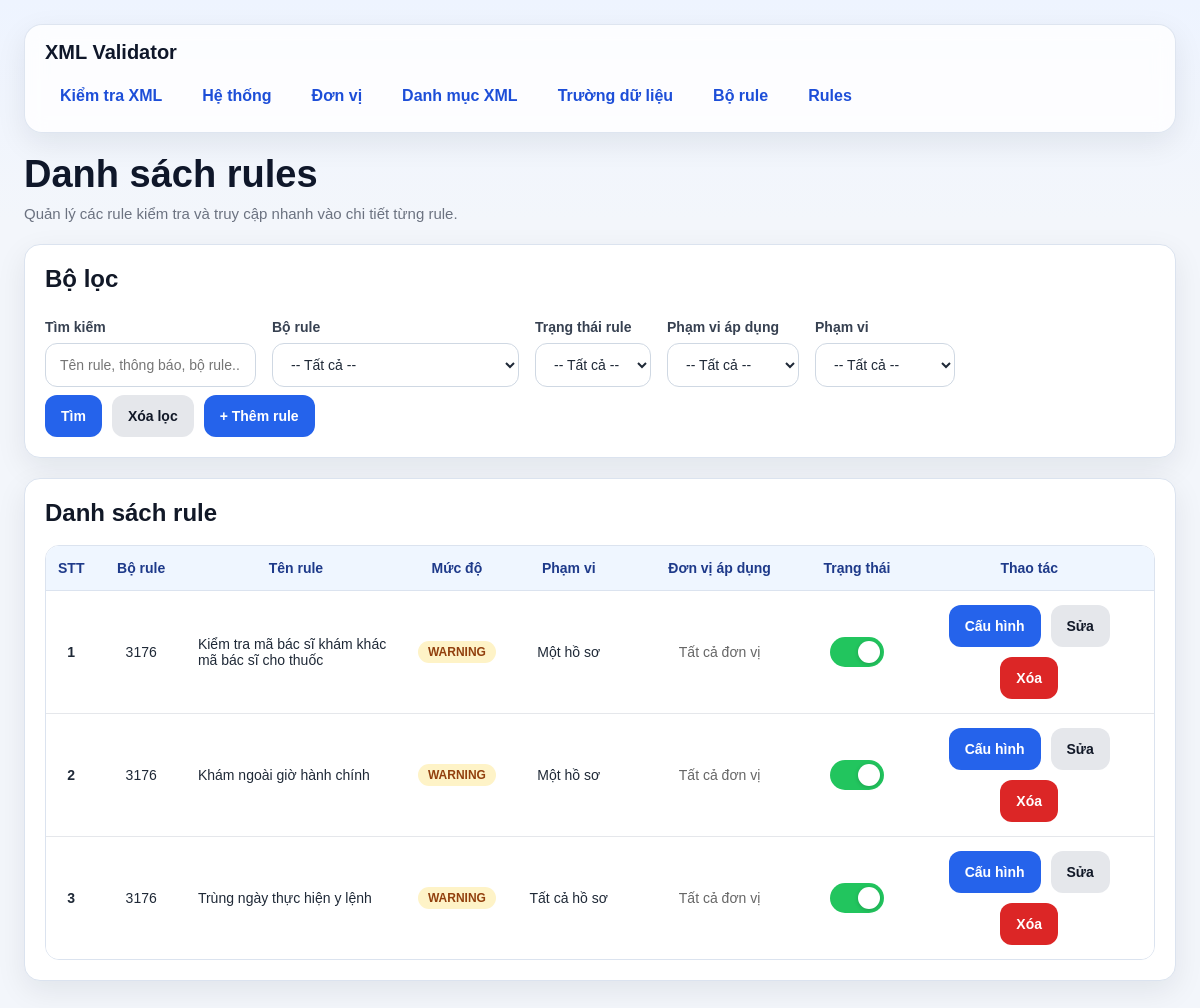
Before: /rules/ with the older database file.
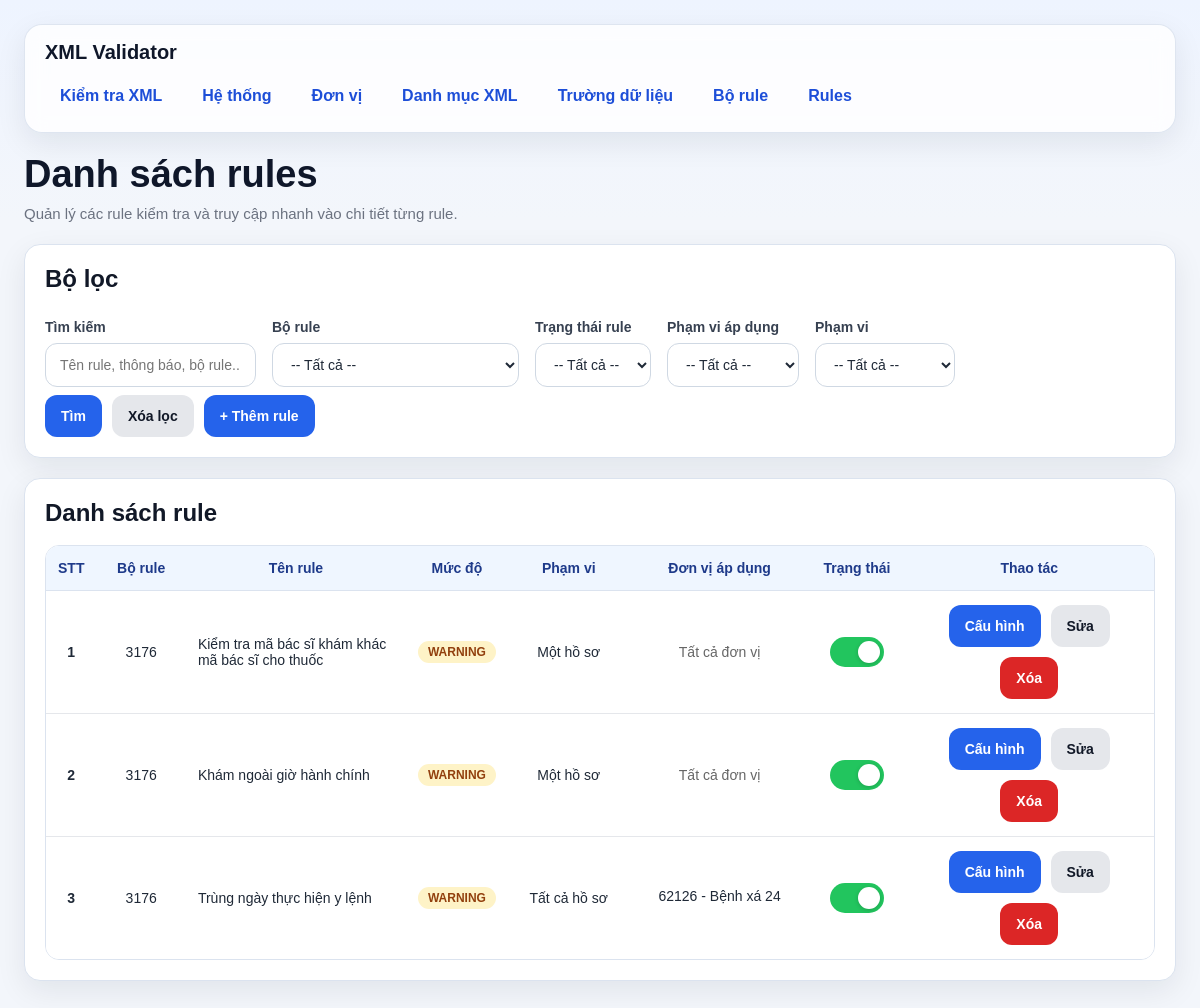
After: the same page with the newer database file.
### models/rule_model.py (models this page shows, shortened)
class Rule(db.Model):
    __tablename__ = "rule"
    id = db.Column(db.Integer, primary_key=True)
    bo_rule_id = db.Column(db.Integer, db.ForeignKey("bo_rule.id"), nullable=False)
    ten_rule = db.Column(db.String(255), nullable=False)
    thong_bao = db.Column(db.String(500), nullable=False)
    severity = db.Column(db.String(50), nullable=False, default="WARNING")
    is_active = db.Column(db.Boolean, nullable=False, default=True)
    apply_scope = db.Column(db.String(20), nullable=False, default="ALL")
    run_scope = db.Column(db.String(20), nullable=False, default="ONE_HOSO")
    bo_rule = db.relationship("BoRule", backref="rules")

class BoRule(db.Model):
    __tablename__ = "bo_rule"
    id = db.Column(db.Integer, primary_key=True)
    ma_bo_rule = db.Column(db.String(100), nullable=False, unique=True)
    ten_bo_rule = db.Column(db.String(255), nullable=False)
    mo_ta = db.Column(db.String(500), nullable=True)
    is_active = db.Column(db.Boolean, nullable=False, default=True)

### models/system_model.py (models this page shows, shortened)
class DonVi(db.Model):
    __tablename__ = "don_vi"
    id = db.Column(db.Integer, primary_key=True)
    ma_don_vi = db.Column(db.String(50), nullable=False, unique=True)
    ten_don_vi = db.Column(db.String(255), nullable=False)
    he_thong_id = db.Column(db.Integer, db.ForeignKey("he_thong.id"), nullable=False)
    api_username = db.Column(db.String(100))
    api_password = db.Column(db.String(100))
    api_base_url = db.Column(db.String(255))
    api_uuid = db.Column(db.Text)
    api_his_token = db.Column(db.Text)
    api_token_expire_at = db.Column(db.DateTime)
    api_jsessionid = db.Column(db.String(255))
    api_sessionid = db.Column(db.Text)
    he_thong = db.relationship("HeThong", backref="don_vis")

### routes/rule_routes.py (the view, shortened to what this page needs)
@rule_bp.route("/", methods=["GET"])
def list_rules():
    keyword = (request.args.get("keyword") or "").strip()
    status = (request.args.get("status") or "").strip()
    bo_rule_id = (request.args.get("bo_rule_id") or "").strip()
    apply_scope = (request.args.get("apply_scope") or "").strip().upper()
    don_vi_id = (request.args.get("don_vi_id") or "").strip()
    query = Rule.query.join(BoRule)
    run_scope = (request.args.get("run_scope") or "").strip()
    if run_scope:
        query = query.filter(Rule.run_scope == run_scope)
    if status == "active":
        query = query.filter(Rule.is_active.is_(True))
    elif status == "inactive":
        query = query.filter(Rule.is_active.is_(False))
    if bo_rule_id:
        query = query.filter(Rule.bo_rule_id == int(bo_rule_id))
    if apply_scope in ["ALL", "UNIT"]:
        query = query.filter(Rule.apply_scope == apply_scope)
    if don_vi_id:
        query = query.join(RuleUnit, RuleUnit.rule_id == Rule.id).filter(RuleUnit.don_vi_id == int(don_vi_id))
    rules = query.order_by(Rule.id.asc()).all()
    bo_rules = BoRule.query.order_by(BoRule.id.asc()).all()
    units = DonVi.query.order_by(DonVi.id.asc()).all()
    rule_unit_map = {}
    for rule in rules:
        rule_unit_map[rule.id] = [ru.don_vi for ru in getattr(rule, "rule_units", []) if ru.don_vi]
    return render_template(
        "rules.html",
        rules=rules,
        keyword=keyword,
        status=status,
        bo_rule_id=bo_rule_id,
        bo_rules=bo_rules,
        apply_scope=apply_scope,
        don_vi_id=don_vi_id,
        units=units,
        rule_unit_map=rule_unit_map
    )

### templates/rules.html (shortened to what the changed rows need)
{% extends "base.html" %}
{% block content %}
<div class="page-header">
    <h1 class="page-title">Danh sách rules</h1>
</div>
<div class="card">
    <h2 class="card-title">Bộ lọc</h2>
</div>
<div class="card">
    <h2 class="card-title">Danh sách rule</h2>
    {% if rules %}
        <div class="table-wrap">
            <table>
                <thead>
                    <tr>
                        <th style="width: 50px;">STT</th>
                        <th style="width: 100px;">Bộ rule</th>
                        <th style="min-width: 220px;">Tên rule</th>
                        <th style="width: 100px;">Mức độ</th>
                        <th style="width: 140px;">Phạm vi</th>
                        <th style="min-width: 180px;">Đơn vị áp dụng</th>
                        <th style="width: 100px;">Trạng thái</th>
                        <th style="width: 300px;">Thao tác</th>
                    </tr>
                </thead>
                <tbody>
                    {% for r in rules %}
                    <tr>
                        <td><strong>{{ loop.index }}</strong></td>
                        <td>{{ r.bo_rule.ma_bo_rule }}</td>
                        <td style="text-align:left">{{ r.ten_rule }}</td>
                        <td>
                            {% if r.severity == 'ERROR' %}
                                <span class="badge badge-error">{{ r.severity }}</span>
                            {% else %}
                                <span class="badge badge-warning">{{ r.severity }}</span>
                            {% endif %}
                        </td>
                        <td>
                            {% if r.run_scope == 'ALL_HOSO' %}
                                <span">Tất cả hồ sơ</span>
                            {% else %}
                                <span>Một hồ sơ</span>
                            {% endif %}
                        </td>
                        <td>
                            {% set applied_units = rule_unit_map.get(r.id, []) %}
                            {% if r.apply_scope == 'ALL' %}
                                <span style="color: #666;">Tất cả đơn vị</span>
                            {% elif applied_units %}
                                <div class="unit-list">
                                    {% for u in applied_units %}
                                        <div>{{ u.ma_don_vi }} - {{ u.ten_don_vi }}</div>
                                    {% endfor %}
                                </div>
                            {% else %}
                                <span style="color: #999;">Chưa gán đơn vị</span>
                            {% endif %}
                        </td>
                        <td>
                            <form class="status-toggle-form" method="POST" action="/rules/{{ r.id }}/toggle-status">
                                <label class="status-switch" title="{% if r.is_active %}Đang bật{% else %}Đang tắt{% endif %}">
                                    <span class="status-slider"></span>
                                </label>
                            </form>
                        </td>
                        <td>
                            <div class="actions actions-center" style="margin-top:0px">
                                <a class="btn btn-primary" href="/rules/{{ r.id }}/details">Cấu hình</a>
                                <a class="btn btn-secondary" href="/rules/{{ r.id }}/edit">Sửa</a>
                                <form class="inline" method="POST" action="/rules/{{ r.id }}/delete" onsubmit="return confirm('Xóa rule này?');">
                                    <button class="btn btn-danger" type="submit">Xóa</button>
                                </form>
                            </div>
                        </td>
                    </tr>
                    {% endfor %}
                </tbody>
            </table>
        </div>
    {% else %}
        <div class="empty-state">Chưa có dữ liệu rule.</div>
    {% endif %}
</div>
{% endblock %}

Changed rows visible on the page:
changed Rule "Trùng ngày thực hiện y lệnh": gains DonVi (ma_don_vi "62126", ten_don_vi "Bệnh xá 24"); no longer shows "Tất cả đơn vị"
